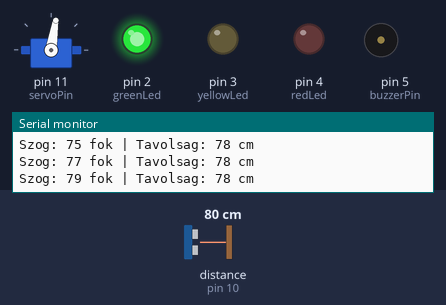
Bench run of a sketch on a simulated Arduino Uno, built with avr-gcc and run on an emulated ATmega328P. On the bench: servo, output pins drawn as LEDs (lit = HIGH), buzzer (waves = sounding), the last lines printed to the serial monitor. Wiring (inferred from the names in the program): ultrasonic range finder: trigger pin 9; echo pin 10. The test bench sets the inputs (shaded band); at power-on: distance to the obstacle (sensor on pin 10) 80 cm. The echo pulse lasts 58.3 µs per cm; pins used as bus, display or sensor lines are not drawn.

Above: at 1.2 s.
1.3 s: distance to the obstacle (sensor on pin 10) set to 299 cm
4.3 s: distance to the obstacle (sensor on pin 10) set to 2 cm
At 5.08 s:
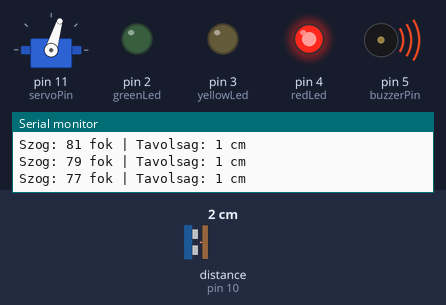
7.3 s: distance to the obstacle (sensor on pin 10) set to 35 cm
At 8.56 s:
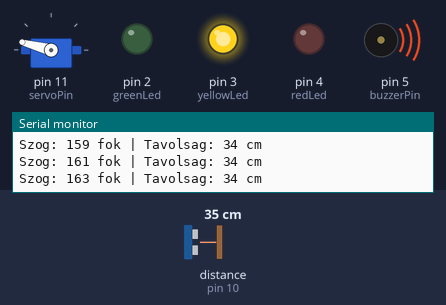
10.3 s: distance to the obstacle (sensor on pin 10) set to 60 cm
At 10.73 s:
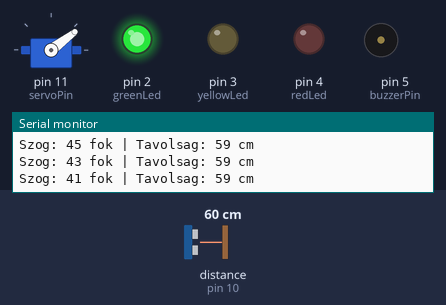
13.3 s: distance to the obstacle (sensor on pin 10) set to 4 cm
At 13.84 s:
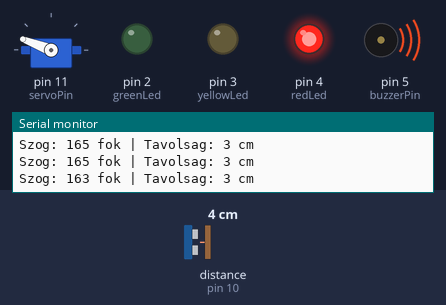
16.3 s: distance to the obstacle (sensor on pin 10) set to 23 cm
At 16.72 s:
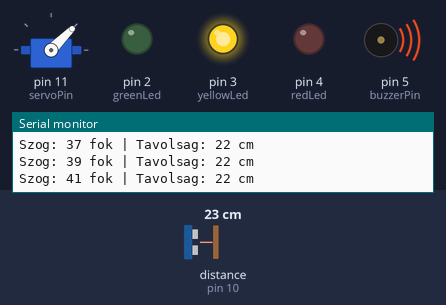
Timing chart, 0 to 33.0 s (numbered marks = the images above; inputs shaded):
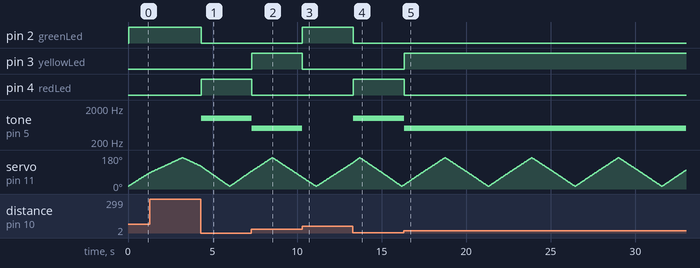

The sketch:

ultrasonic_radar_arduino_project1.ino
```cpp
#include <Servo.h>

Servo radarServo;

// Lábak definiálása (konstansok, hogy ne foglaljanak felesleges RAM-ot)
const int trigPin = 9;
const int echoPin = 10;
const int servoPin = 11;
const int greenLed = 2;
const int yellowLed = 3;
const int redLed = 4;
const int buzzerPin = 5;

// Globális változók a méréshez
long duration;
int distance;

void setup() {
  // Bemenetek és kimenetek beállítása
  pinMode(trigPin, OUTPUT);
  pinMode(echoPin, INPUT);
  pinMode(greenLed, OUTPUT);
  pinMode(yellowLed, OUTPUT);
  pinMode(redLed, OUTPUT);
  pinMode(buzzerPin, OUTPUT);

  // Szervó csatlakoztatása
  radarServo.attach(servoPin);

  // Soros kommunikáció indítása (ez nagyon jól fog jönni a dokumentációhoz!)
  Serial.begin(9600);
}

void loop() {
  // Szervó forgatása 15-től 165 fokig (a végállásokat érdemes kerülni a stabilabb szimuláció miatt)
  for(int i = 15; i <= 165; i += 2) {
    radarServo.write(i);
    delay(30); // Kis szünet, hogy a szervó beálljon a pozícióba

    distance = calculateDistance();
    handleAlarms(distance);
    logToSerial(i, distance);
  }

  // Visszafelé forgatás
  for(int i = 165; i >= 15; i -= 2) {
    radarServo.write(i);
    delay(30);

    distance = calculateDistance();
    handleAlarms(distance);
    logToSerial(i, distance);
  }
}

// Függvény az ultrahangos méréshez
int calculateDistance() {
  // Trig pin alaphelyzetbe állítása
  digitalWrite(trigPin, LOW);
  delayMicroseconds(2);

  // 10 mikroszekundumos impulzus küldése
  digitalWrite(trigPin, HIGH);
  delayMicroseconds(10);
  digitalWrite(trigPin, LOW);

  // Visszaérkező jel (Echo) idejének mérése
  duration = pulseIn(echoPin, HIGH, 30000);

  // Távolság kiszámítása (Hangsebesség = ~340 m/s -> 0.034 cm/us)
  return duration * 0.034 / 2;
}

// Függvény a LED-ek és a hangjelzés vezérlésére
void handleAlarms(int dist) {
  // Alapértelmezett állapot: minden kikapcsolva
  digitalWrite(greenLed, LOW);
  digitalWrite(yellowLed, LOW);
  digitalWrite(redLed, LOW);

  if (dist > 50 || dist == 0) {
    // Távol van, vagy épp nincs jel (Tinkercad sajátosság)
    digitalWrite(greenLed, HIGH);
    noTone(buzzerPin);
  }
  else if (dist <= 50 && dist > 20) {
    // Közepes távolság: Sárga LED és lassabb, mélyebb csipogás
    digitalWrite(yellowLed, HIGH);
    tone(buzzerPin, 500, 50); // 500 Hz, 50 ms időtartam
  }
  else if (dist <= 20) {
    // Veszélyesen közel: Piros LED és gyorsabb, magasabb csipogás
    digitalWrite(redLed, HIGH);
    tone(buzzerPin, 1000, 100);
  }
}

// Függvény a konzolos naplózáshoz
void logToSerial(int angle, int dist) {
  Serial.print("Szog: ");
  Serial.print(angle);
  Serial.print(" fok | Tavolsag: ");
  Serial.print(dist);
  Serial.println(" cm");
}
```

Measured:
- after the input at 4.3 s, pin 2 (greenLed): HIGH → LOW at once; pin 4 (redLed): LOW → HIGH at once; tone on pin 5 (buzzerPin): silent → 1000 Hz at once
- after the input at 7.3 s, pin 3 (yellowLed): LOW → HIGH at once; pin 4 (redLed): HIGH → LOW at once; tone on pin 5 (buzzerPin): 1000 Hz → 500 Hz at once
- after the input at 10.3 s, pin 2 (greenLed): LOW → HIGH at once; pin 3 (yellowLed): HIGH → LOW at once; tone on pin 5 (buzzerPin): 500 Hz → silent at once
- after the input at 13.3 s, pin 2 (greenLed): HIGH → LOW at once; pin 4 (redLed): LOW → HIGH at once; tone on pin 5 (buzzerPin): silent → 1000 Hz at once
- after the input at 16.3 s, pin 3 (yellowLed): LOW → HIGH at once; pin 4 (redLed): HIGH → LOW at once; tone on pin 5 (buzzerPin): 1000 Hz → 500 Hz at once
